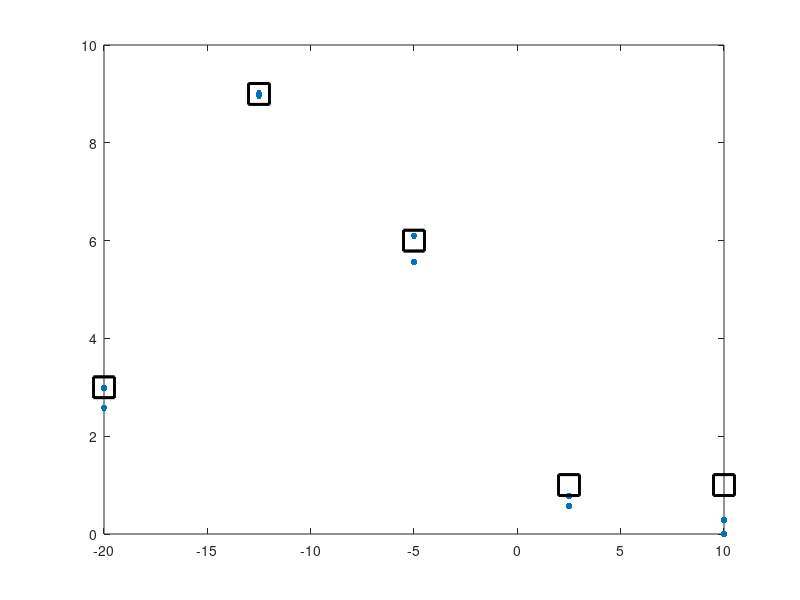

Here is the MATLAB script that generated this plot: (Note: this script raises an error after producing the figure.)
%% Initialization
close all
clearvars

% 	  mu[i] <- alpha*exp(-(zx[i]-zgmu)^2/(2*zgsigma^2))
fun		= @(beta,x)( beta(1).*exp( -1/2 .* (x-beta(2)).^2 ./ beta(3)^2 ) );
x		= linspace(-20,10,5);
nrep	= 2;
x		= repmat(x,1,nrep);

alpha	= 9.3;
theta	= -11;
gsigma	= 6;
sigma	= 0.3;

beta	= [alpha theta gsigma];
y		= fun(beta,x)+sigma*randn(size(x));



scores		= 1:10;
nLevel		= max(scores);
threshold	= 1.5:(nLevel-0.5);

score		= y;
nthresh = numel(threshold);
sel = y<=threshold(1);
N(1) = sum(sel);
score(sel) = 1;
for ii = 2:nthresh
	sel = y<=threshold(ii) & y>threshold(ii-1);
	N(ii) = sum(sel);
	score(sel) = ii;

end
sel = y>threshold(nthresh);
N(nLevel) = sum(sel);
score(sel) = nLevel;


	%%
figure(1)
clf;
plot(x,y,'.','MarkerSize',15);
hold on
plot(x,score,'ks','MarkerSize',15,'LineWidth',2);
nicegraph;
horline(threshold);
horline(scores,'k:');
set(gca,'YTick',scores);
%%
% numSavedSteps	= keyval('numSavedSteps',varargin,5000); % number of saved MCMC samples. How many you need depend on autocorrelation (effective sample size>10000), convergence (shrink factor<1.1), etc
% thinSteps		= keyval('thinSteps',varargin,1); % 1/proportion MCMC samples thrown away
% burnInSteps		= keyval('burnInSteps',varargin,1000);

beta0		= [alpha theta gsigma];
beta1		= nlinfit(x,score,fun,beta0);
xpredls		= linspace(min(x),max(x),100);
ypredls		= fun(beta1,xpredls);


figure(2)
samples = singleomegafit(x,score,'showDiag',true,'nLevels',nLevel,'numSavedSteps',5000,'burnInSteps',1000);


figure(1)
beta	= [mean(samples.alpha) mean(samples.theta) mean(samples.omega)];
xpred = linspace(min(x),max(x),100);
ypred		= fun(beta,xpred);
hold on
plot(xpred,ypred,'r-','LineWidth',2);

plot(xpredls,ypredls,'k-','LineWidth',2);
%%

%%
thresh		= samples.thresh;
mu			= mean(thresh,2);

figure(142)
clf;
subplot(211);
plot(thresh,mu,'.');
verline(mean(thresh));
xlabel('threshold');

subplot(2,4,5)
plotpost(samples.theta,'xlim',[min(x) max(x)]);
verline(theta);
xlabel('\mu gauss');
title(theta);

subplot(2,4,6)
plotpost(samples.omega,'xlim',[0 max(abs(x))]);
verline(gsigma);
xlabel('\sigma gauss');
title(gsigma);

subplot(2,4,7)
plotpost(samples.alpha,'xlim',[0 nLevel]);
verline(alpha);
xlabel('\alpha gauss');
title(alpha);

subplot(2,4,8)
plotpost(samples.sigma);
verline(sigma);
xlabel('\sigma response');
title(sigma);
